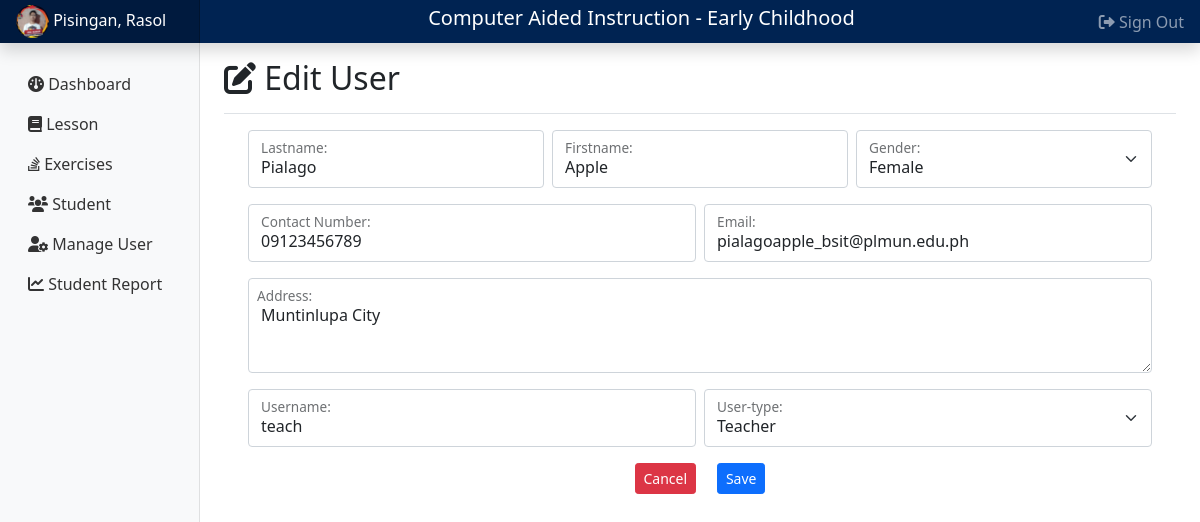
The app's page /adduser.php?edituser=5 (signed in) with its own data.
### tables this page shows
CREATE TABLE `tblusers` (
  `USERID` int(11) NOT NULL,
  `LNAME` varchar(125) NOT NULL,
  `FNAME` varchar(125) NOT NULL,
  `GENDER` varchar(50) NOT NULL,
  `PHONE` varchar(25) NOT NULL,
  `ADDRESS` longtext NOT NULL,
  `EMAIL` varchar(255) NOT NULL,
  `USERNAME` varchar(255) NOT NULL,
  `PASS` longtext NOT NULL,
  `TYPE` varchar(30) NOT NULL,
  `imgsrc` varchar(255) NOT NULL
);

### adduser.php (the view, shortened to what the rows shown need)
<?php
    require 'header1.php';
?>
    <main class="col-md-9 ms-sm-auto col-lg-10 px-md-4">
        <div class="d-flex justify-content-between flex-wrap flex-md-nowrap align-items-center pt-3 pb-2 mb-3 border-bottom">
            <?php
                if(isset($_GET['edituser'])){
                    echo '<h1 class="h2"><i class="fa fa-pen-to-square"></i> Edit User</h1>';
                }else{
                    echo '<h1 class="h2"><i class="fa-solid fa-circle-plus"></i> Add User</h1>';
                }
            ?>
        </div>
        <div class="container">
            <form action="includes/process.php" method="post" enctype="multipart/form-data">
                <div class="row justify-content-center g-2 mb-3">
                    <div class="col-md">
                        <div class="form-floating">
                            <input type="text" class="form-control" name="lname" id="floatingInputGrid" placeholder="name@example.com" value="<?php echo $ulname; ?>" required>
                            <label for="floatingInputGrid">Lastname:</label>
                        </div>
                    </div>
                    <div class="col-md">
                        <div class="form-floating">
                            <input type="text" class="form-control" name="fname" id="floatingInputGrid" placeholder="name@example.com" value="<?php echo $ufname; ?>" required>
                            <label for="floatingInputGrid">Firstname:</label>
                        </div>
                    </div>
                    <div class="col-md">
                        <div class="form-floating">
                            <select class="form-select" name="gender" id="floatingSelectGrid" aria-label="Floating label select example" required>
                                <option value="Female" <?php if($ugender == 'Female'){ echo 'selected'; } ?>>Female</option>
                            </select>
                            <label for="floatingSelectGrid">Gender:</label>
                        </div>
                    </div>
                </div>
                <div class="row justify-content-center g-2 mb-3">
                    <div class="col-md">
                        <div class="form-floating">
                            <input type="text" class="form-control" name="contact" id="floatingInputGrid" placeholder="name@example.com" value="<?php echo $ucontact; ?>" required>
                            <label for="floatingInputGrid">Contact Number:</label>
                        </div>
                    </div>
                    <div class="col-md">
                        <div class="form-floating">
                            <input type="email" class="form-control" name="mail" id="floatingInputGrid" placeholder="name@example.com" value="<?php echo $uemail; ?>" required>
                            <label for="floatingInputGrid">Email:</label>
                        </div>
                    </div>
                </div>
                <div class="row justify-content-center g-2 mb-3">
                    <div class="form-floating">
                        <textarea class="form-control" name="address" placeholder="Leave a comment here" id="floatingTextarea2" style="height: 95px"><?php echo $uaddress; ?></textarea>
                        <label for="floatingTextarea2">Address:</label>
                    </div>
                </div>
                <div class="row justify-content-center g-2 mb-3">
                    <div class="col-md">
                        <div class="form-floating">
                            <input type="text" class="form-control" name="uname" id="floatingInputGrid" placeholder="name@example.com" value="<?php echo $uname; ?>" required>
                            <label for="floatingInputGrid">Username:</label>
                        </div>
                    </div>
                    <div class="col-md">
                        <div class="form-floating">
                            <select class="form-select" name="usertype" id="floatingSelectGrid" aria-label="Floating label select example" required>
                                <option value="Teacher" <?php if($usertype == 'Teacher'){ echo 'selected'; } ?>>Teacher</option>
                            </select>
                            <label for="floatingSelectGrid">User-type:</label>
                        </div>
                    </div>
                </div>
            </form>
        </div>
    </main>
<?php
    require 'footer1.php';
?>

### records on screen
tblusers: lname "Pialago", fname "Apple", gender "Female", contact "09123456789", mail "pialagoapple_bsit@plmun.edu.ph", address "Muntinlupa City", uname "teach", usertype "Teacher"

### other values on screen
$_SESSION['ln'] "Pisingan"
$_SESSION['fn'] "Rasol"
